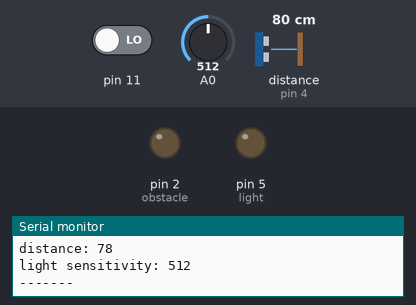
The sketch below on a simulated Arduino Uno, built with avr-gcc and run on an emulated ATmega328P. Shown: output pins drawn as LEDs (lit = HIGH), the last lines printed to the serial monitor. Wiring (inferred from the names in the program): ultrasonic range finder: trigger pin 3; echo pin 4. Inputs (shaded band) come from the test bench; at power-on: distance to the obstacle (sensor on pin 4) 80 cm, A0 = 512, pin 11 LOW. The echo pulse lasts 58.3 µs per cm; pins used as bus, display or sensor lines are not drawn.

Above: at 1.2 s.
1.3 s: distance to the obstacle (sensor on pin 4) set to 27 cm
2.8 s: distance to the obstacle (sensor on pin 4) set to 22 cm
At 4.2 s:
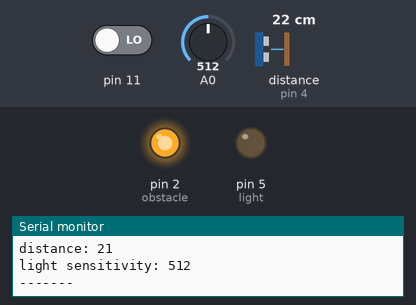
4.5 s: A0 set to 217
6.0 s: A0 set to 186
At 7.1 s:
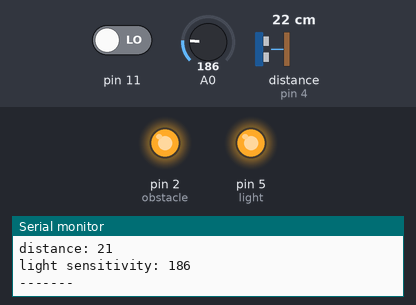
7.5 s: distance to the obstacle (sensor on pin 4) set to 60 cm
At 8.7 s:
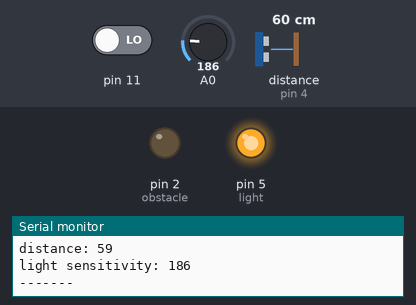
9.0 s: distance to the obstacle (sensor on pin 4) set to 4 cm
At 10.3 s:
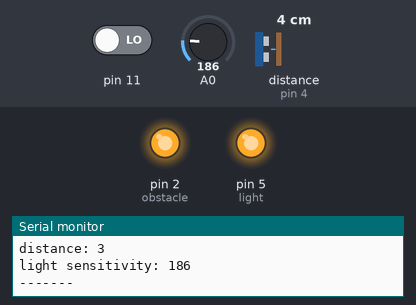
Timing chart, 0 to 11.5 s (numbered marks = the images above; inputs shaded):
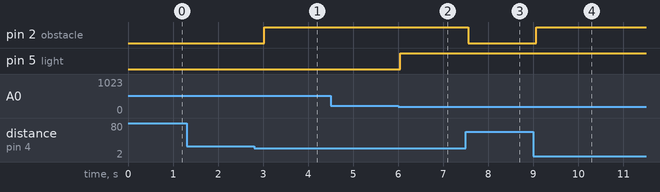

The sketch:

car.ino
```cpp
#define trig 3
#define echo 4
#define obstacle 2
#define light 5


void setup(){
  pinMode(trig,OUTPUT);
  pinMode(echo,INPUT);
  pinMode(obstacle , OUTPUT ) ;
  pinMode(light,OUTPUT);
  pinMode(A0,INPUT);


  //pinMode(moveL,INPUT);
  //pinMode(moveR,INPUT);
  Serial.begin(9600);
  //forward();
}

int counter = 0 ;
int blah = 0;
void loop() {
  if (analogRead(A0)<200)
    digitalWrite(light,HIGH);
  else
    digitalWrite(light,LOW);
  //digitalWrite(obstacle,LOW);
  int s= calcDistance();
  //


  if( s < 25){
    digitalWrite(obstacle, HIGH);
  }
  else{
    digitalWrite(obstacle, LOW);
  }
  blah = digitalRead(11);

Serial.print("distance: ");
Serial.println(s);
Serial.print("light sensitivity: ");
Serial.println(analogRead(A0)) ;
Serial.println("-------");


delay(500);
  counter ++ ;
}

long duration;
int distance;

int calcDistance(){
  digitalWrite(trig, LOW);
  delayMicroseconds(2);
  // Sets the trigPin on HIGH state for 10 micro seconds
  digitalWrite(trig, HIGH);
  delayMicroseconds(10);
  digitalWrite(trig, LOW);
  // Reads the echoPin, returns the sound wave travel time in microseconds
  duration = pulseIn(echo, HIGH);
  // Calculating the distance
  distance= duration*0.034/2;
  return distance;
}
```

Measured:
- the behaviour switches between 26 and 25 cm on distance to the obstacle (sensor on pin 4) (found by bisection; images 0 and 1)
- the behaviour switches between 200 and 199 on A0 (found by bisection; images 1 and 2)
- after the input at 2.8 s, pin 2 (obstacle): LOW → HIGH after 0.23 s
- after the input at 6.0 s, pin 5 (light): LOW → HIGH at once
- after the input at 7.5 s, pin 2 (obstacle): HIGH → LOW after 0.05 s
- after the input at 9.0 s, pin 2 (obstacle): LOW → HIGH after 0.07 s
